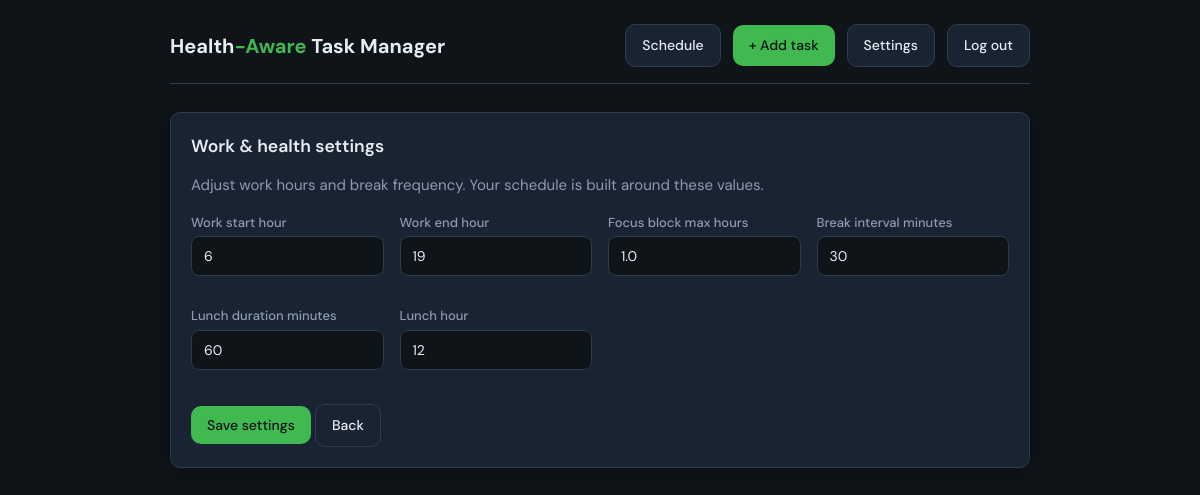
Page /settings/ (signed in) on the earlier database version.
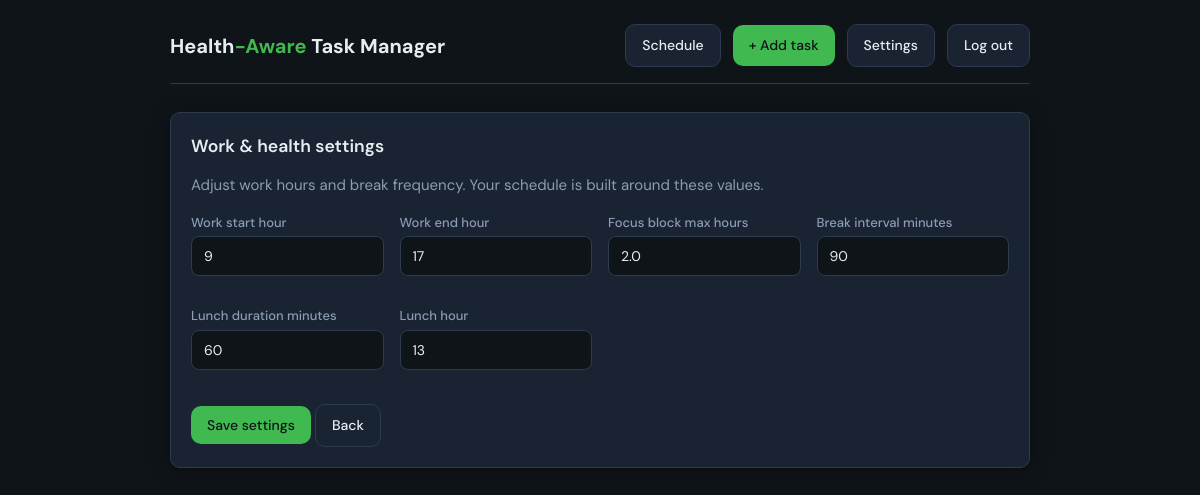
Same page on the later database version.
### tasks/models.py (models this page shows, shortened)
class ScheduleSettings(models.Model):
    work_start_hour = models.PositiveSmallIntegerField(default=9)
    work_end_hour = models.PositiveSmallIntegerField(default=17)
    focus_block_max_hours = models.FloatField(default=2.0)
    break_interval_minutes = models.PositiveIntegerField(default=90)
    lunch_duration_minutes = models.PositiveIntegerField(default=60)
    lunch_hour = models.PositiveSmallIntegerField(default=13)
    class Meta:
        verbose_name_plural = 'Schedule settings'
    @classmethod
    def get_settings(cls):
        obj = cls.objects.first()
        if obj is None:
            obj = cls.objects.create()
        return obj

### tasks/views.py (the view)
# urls.py: path('settings/', views.settings_view, name='settings'),
@login_required
def settings_view(request):
    settings = ScheduleSettings.get_settings()
    if request.method == 'POST':
        form = ScheduleSettingsForm(request.POST, instance=settings)
        if form.is_valid():
            form.save()
            messages.success(request, 'Settings saved.')
            return redirect('tasks:home')
    else:
        form = ScheduleSettingsForm(instance=settings)
    return render(request, 'tasks/settings.html', {'form': form})

### tasks/forms.py
class ScheduleSettingsForm(forms.ModelForm):
    class Meta:
        model = ScheduleSettings
        fields = [
            'work_start_hour', 'work_end_hour',
            'focus_block_max_hours', 'break_interval_minutes',
            'lunch_duration_minutes', 'lunch_hour',
        ]
        widgets = {
            'work_start_hour': forms.NumberInput(attrs={'class': 'form-input', 'min': 0, 'max': 23}),
            'work_end_hour': forms.NumberInput(attrs={'class': 'form-input', 'min': 0, 'max': 23}),
            'focus_block_max_hours': forms.NumberInput(attrs={'class': 'form-input', 'min': 0.5, 'step': 0.5}),
            'break_interval_minutes': forms.NumberInput(attrs={'class': 'form-input', 'min': 15}),
            'lunch_duration_minutes': forms.NumberInput(attrs={'class': 'form-input', 'min': 15}),
            'lunch_hour': forms.NumberInput(attrs={'class': 'form-input', 'min': 0, 'max': 23}),
        }

### templates/tasks/settings.html (shortened to what this page needs)
{% extends 'base.html' %}
{% block content %}
<div class="card">
  <h2>Work & health settings</h2>
  <p style="color:var(--text-muted);margin-bottom:16px;">Adjust work hours and break frequency. Your schedule is built around these values.</p>
  <form method="post" action="">
    <div style="display:grid;grid-template-columns:repeat(auto-fill,minmax(180px,1fr));gap:16px;">
      {% for field in form %}
      <div class="form-group">
        <label for="{{ field.id_for_label }}">{{ field.label }}</label>
        {{ field }}
      </div>
      {% endfor %}
    </div>
    <div style="margin-top:20px;">
      <button type="submit" class="btn btn-primary">Save settings</button>
      <a href="{% url 'tasks:home' %}" class="btn btn-secondary">Back</a>
    </div>
  </form>
</div>
{% endblock %}

### templates/base.html (shortened to what this page needs)
<!DOCTYPE html>
<html lang="en">
<head>
</head>
<body>
  <div class="wrap">
    <header>
      <a href="{% url 'tasks:home' %}" class="logo">Health<span>-Aware</span> Task Manager</a>
      <nav>
        <a href="{% url 'tasks:home' %}" class="btn btn-secondary">Schedule</a>
        <a href="{% url 'tasks:task_add' %}" class="btn btn-primary">+ Add task</a>
        <a href="{% url 'tasks:settings' %}" class="btn btn-secondary">Settings</a>
        {% if user.is_authenticated %}
        <a href="{% url 'logout' %}" class="btn btn-secondary">Log out</a>
        {% else %}
        <a href="{% url 'login' %}" class="btn btn-secondary">Log in</a>
        {% endif %}
      </nav>
    </header>
    {% block content %}{% endblock %}
  </div>
</body>
</html>

### templates/base.html (style rules this page uses)
:root { --bg: #0f1419; --surface: #1a2332; --surface-hover: #243044; --border: #2d3a4f; --text: #e6edf3; --text-muted: #8b9cb3; --accent: #3fb950; --accent-dim: #238636; --break-physical: #58a6ff; --break-mental: #a371f7; --break-meal: #f0883e; --break-hydration: #39c5cf; --priority-high: #f85149; --priority-medium: #d29922; --priority-low: #3fb950; --radius: 10px; --shadow: 0 4px 20px rgba(0,0,0,0.3); }
* { box-sizing: border-box; }
body { margin: 0; min-height: 100vh; background: var(--bg); color: var(--text); font-family: 'DM Sans', system-ui, sans-serif; font-size: 15px; line-height: 1.5; }
a { color: var(--accent); text-decoration: none; }
.wrap { max-width: 900px; margin: 0 auto; padding: 24px 20px; }
header { display: flex; align-items: center; justify-content: space-between; flex-wrap: wrap; gap: 12px; margin-bottom: 28px; padding-bottom: 16px; border-bottom: 1px solid var(--border); }
.logo { font-weight: 700; font-size: 1.25rem; color: var(--text); }
.logo span { color: var(--accent); }
nav { display: flex; gap: 12px; align-items: center; }
.btn { display: inline-flex; align-items: center; gap: 6px; padding: 10px 16px; border-radius: var(--radius); font-weight: 500; font-family: inherit; font-size: 14px; cursor: pointer; border: none; transition: background 0.15s, color 0.15s; }
.btn-primary { background: var(--accent); color: var(--bg); }
.btn-secondary { background: var(--surface); color: var(--text); border: 1px solid var(--border); }
.card { background: var(--surface); border: 1px solid var(--border); border-radius: var(--radius); padding: 20px; margin-bottom: 16px; box-shadow: var(--shadow); }
.card h2 { margin: 0 0 12px 0; font-size: 1.1rem; font-weight: 600; color: var(--text); }
.form-input, .form-select, .form-textarea { width: 100%; padding: 10px 12px; border-radius: 8px; border: 1px solid var(--border); background: var(--bg); color: var(--text); font-family: inherit; font-size: 14px; }
label { display: block; margin-bottom: 4px; font-weight: 500; color: var(--text-muted); font-size: 13px; }
.form-group { margin-bottom: 14px; }

Differences in the rows shown:
changed ScheduleSettings: work_start_hour "6" → "9"; work_end_hour "19" → "17"; focus_block_max_hours "1.0" → "2.0"; break_interval_minutes "30" → "90"; lunch_hour "12" → "13"
